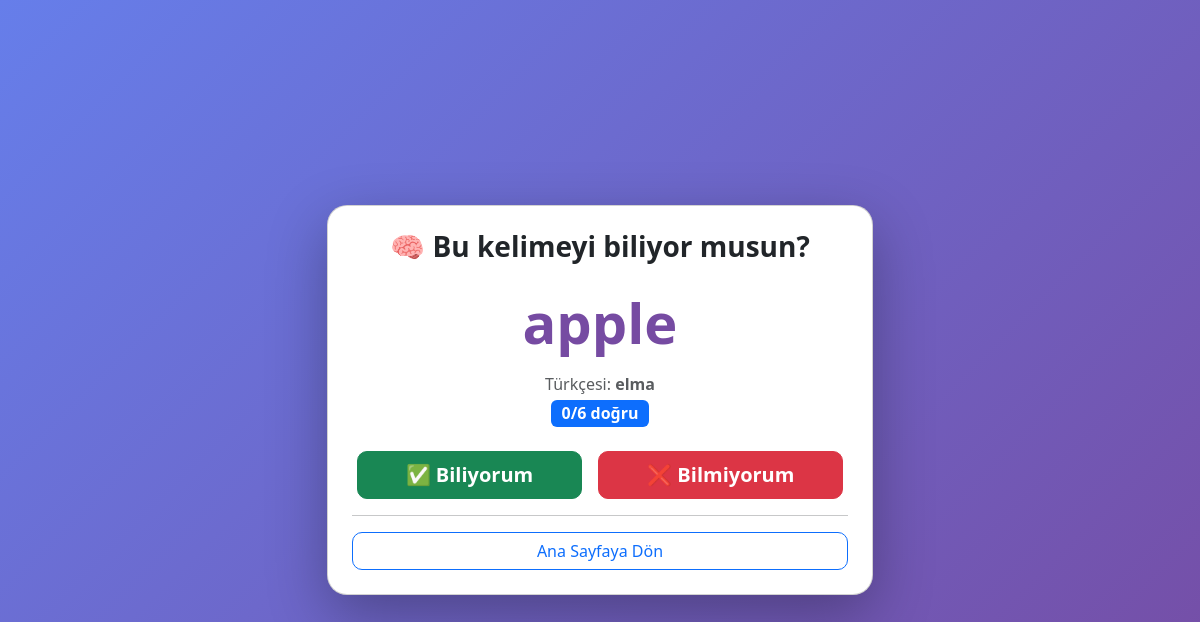
/quiz (signed in), run on an earlier commit of the app's database.
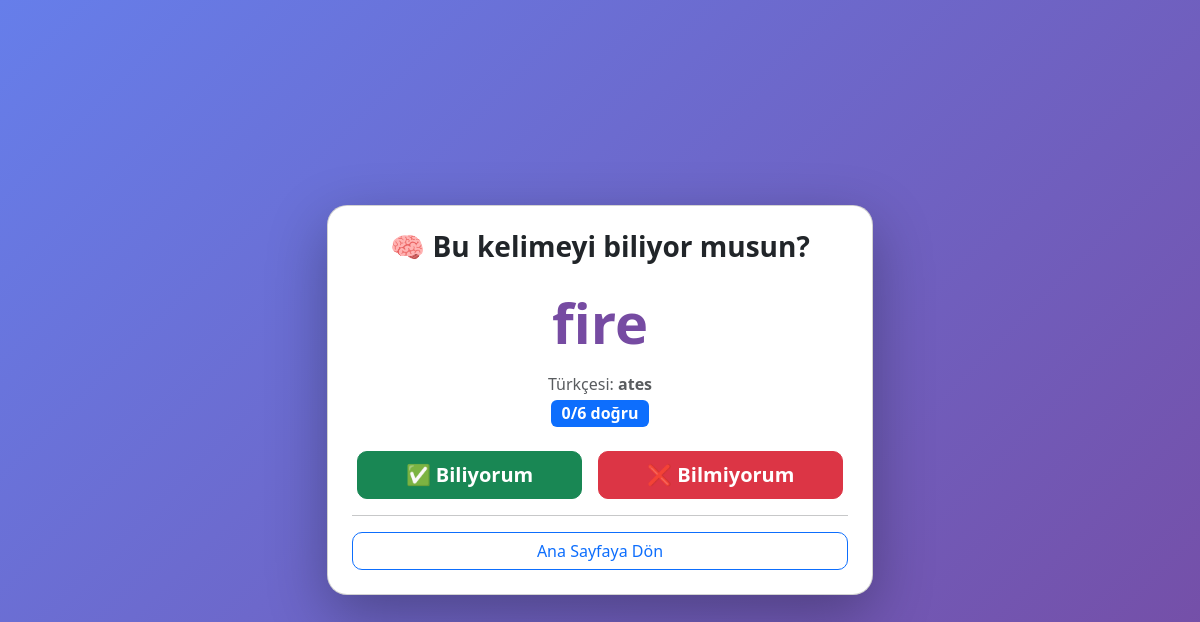
And on a later commit of the database.
### models.py (models this page shows)
class Word(db.Model):
    id = db.Column(db.Integer, primary_key=True)
    english = db.Column(db.String(150), nullable=False)
    turkish = db.Column(db.String(150), nullable=False)
    picture = db.Column(db.String(300), nullable=True)
    user_id = db.Column(db.Integer, db.ForeignKey('user.id'), nullable=False)
    correct_count = db.Column(db.Integer, default=0)
    next_review = db.Column(db.DateTime, default=datetime.utcnow)
    is_learned = db.Column(db.Boolean, default=False)
    samples = db.relationship('WordSample', backref='word', lazy=True)

### routes.py (the view)
@app.route('/quiz')
@login_required
def quiz():
    word = Word.query.filter_by(
        user_id=current_user.id,
        is_learned=False
    ).filter(Word.next_review <= datetime.utcnow()).first()
    if not word:
        return render_template('quiz.html', word=None)
    return render_template('quiz.html', word=word)

### app.py (called while the page is built)
@login_manager.user_loader
def load_user(user_id):
    return User.query.get(int(user_id))

### templates/quiz.html (shortened to what this page needs)
<!DOCTYPE html>
<html>
<head>
    <link href="https://cdn.jsdelivr.net/npm/bootstrap@5.3.0/dist/css/bootstrap.min.css" rel="stylesheet">
</head>
<body>
    <div class="container">
        <div class="row justify-content-center">
            <div class="col-md-6">
                <div class="card p-4 text-center">
                    {% if word %}
                        <h3 class="fw-bold mb-3">🧠 Bu kelimeyi biliyor musun?</h3>
                        <div class="word-display mb-2">{{ word.english }}</div>
                        <p class="text-muted mb-1">Türkçesi: <strong>{{ word.turkish }}</strong></p>
                        <div class="mb-4">
                            <span class="badge bg-primary fs-6">{{ word.correct_count }}/6 doğru</span>
                        </div>
                        <div class="d-flex gap-3 justify-content-center">
                            <a href="/answer/{{ word.id }}/1" class="btn btn-success btn-lg fw-bold px-5">✅ Biliyorum</a>
                            <a href="/answer/{{ word.id }}/0" class="btn btn-danger btn-lg fw-bold px-5">❌ Bilmiyorum</a>
                        </div>
                    {% else %}
                        <h2 class="fw-bold">🎉 Bugünlük bitti!</h2>
                        <p class="text-muted">Tekrar edilecek kelime kalmadı. Yarın devam et!</p>
                    {% endif %}
                    <hr>
                    <a href="/" class="btn btn-outline-primary">Ana Sayfaya Dön</a>
                </div>
            </div>
        </div>
    </div>
</body>
</html>

### templates/quiz.html (style rules this page uses)
body { background: linear-gradient(135deg, #667eea 0%, #764ba2 100%); min-height: 100vh; display: flex; align-items: center; }
.card { border-radius: 20px; box-shadow: 0 20px 60px rgba(0,0,0,0.3); }
.word-display { font-size: 56px; font-weight: bold; color: #764ba2; }
.btn { border-radius: 10px; }

What changed in the data, as far as the page shows it:
no longer on this page (row edited): Word: english "apple", turkish "elma", correct_count "0"
now on this page (row unchanged): Word: english "fire", turkish "ates", correct_count "0"
